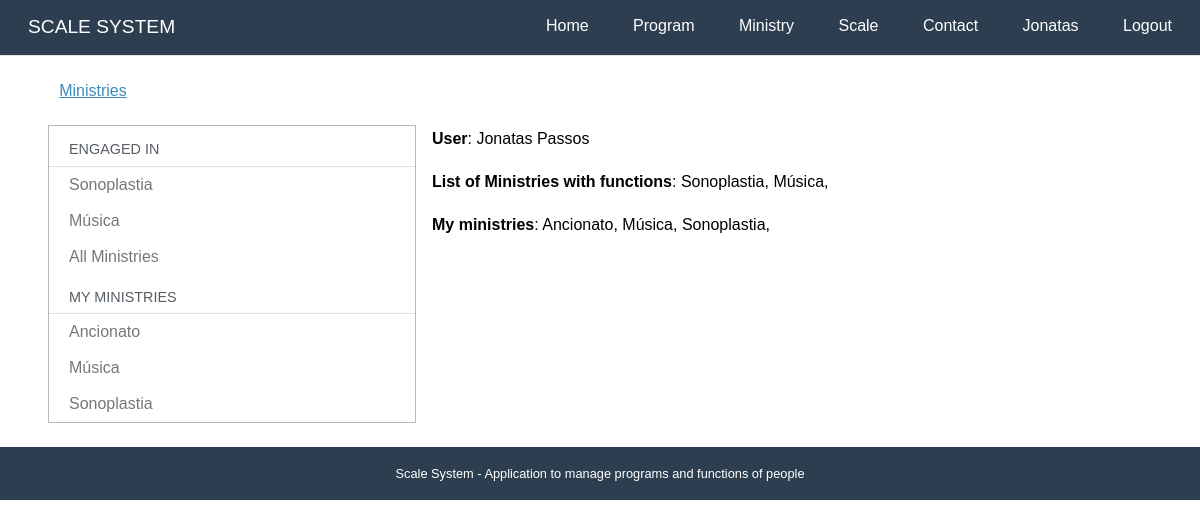
Page /ministries/ (signed in) on the committed database.
### accounts/models.py (models this page shows, shortened)
class User(AbstractBaseUser, PermissionsMixin):
    username = models.CharField(_('User Name'), max_length=30, unique=True,
        validators = [validators.RegexValidator(re.compile('^[\w.@+-]+$'),
            'O nome de usuário não pode conter letras, digitos ou os seguintes caracteres: @/./+/-/+')])
    email = models.EmailField(_('E-mail'), unique=True)
    name = models.CharField(_('Name'), max_length=100, blank=True)
    is_active = models.BooleanField(_('Is Active?'), blank=True, default=True)
    is_staff = models.BooleanField(_('Is Staff?'), blank=True, default=False)
    date_joined = models.DateTimeField(_('Entry date'), auto_now_add = True)
    first_access = models.BooleanField(_('Already logged in?'), blank=True, default=False)
    objects = UserManager()
    USERNAME_FIELD  = 'username'
    REQUIRED_FIELDS = ['email']
    def __str__(self):
        return self.name or self.username
    def get_full_name(self):
        return str(self)
    def get_first_name(self):
        return self.get_full_name().split()[0]
    class Meta:
        verbose_name= 'Usuário'
        verbose_name_plural = 'Usuários'
        ordering = ['username']

### ministries/models.py (models this page shows, shortened)
class Ministry (models.Model):
    name = models.CharField(_("Name"), max_length=50, unique=True)
    slug = models.SlugField(_("Slug"))
    code = models.SlugField(_("Code"), blank=True) # sistema da tesouraria
    created_at = models.DateTimeField(_("Created at"), auto_now_add=True)
    updated_at = models.DateTimeField(_('Updated at'), auto_now=True)
    leader = models.ManyToManyField("accounts.User",blank=True, verbose_name=_("Leadership"))
    objects = MinistryManager()
    def __str__(self):
        return self.name
    class Meta:
        verbose_name = _("Ministry")
        verbose_name_plural = _("Ministries")
        ordering = ['name']

### ministries/views.py (the view)
# urls.py: path('', views.dashboard,  name='dashboard'),
@login_required
def dashboard(request):
    template_name = 'ministries/dashboard.html'
    context = {}
    context['my_engaged'] = utils.my_engaged(request.user)
    context['my_ministries'] = utils.my_ministries(request.user)
    return render(request, template_name, context)

### core/templatetags/call_method.py (called while the page is built)
@register.filter(name='has_group')
def has_group(user, group_name):
    return user.groups.filter(name=group_name).exists()

@register.filter(name='has_ministry')
def has_ministry(user):
    if my_engaged(user) or my_ministries(user):
        return True
    return False

### ministries/utils.py (called while the page is built)
def my_engaged(user):
    def m(x):
        return [x.ministry]
    def r(x,a):
        if x[0] and x[0] not in a:
            a.append(x[0])
        return a
    functions = list(Function.objects.filter(people = user))
    prog = ProgramTime.objects.filter(person = user, program__date__gte = datetime.date.today())
    for pg in prog:
        functions.append(pg.func())
    if functions:
        return reduce(r,map(m,functions))
    else:
        return []

def my_ministries(user):
     return Ministry.objects.filter(leader=user)

### ministries/templates/ministries/dashboard.html (shortened to what this page needs)
{% extends "base.html" %}
{% load i18n %}
{% block content %}
<div class="pure-g-r content-ribbon">
    <div class="pure-u-1">
        <ul class="breadcrumb">
            {% block breadcrumb %}
            <li><a href="{% url 'ministries:dashboard' %}">{% translate "Ministries" %}</a></li>
            {% endblock %}
        </ul>
    </div>
    <div class="pure-u-1-3">
        <div class="pure-menu pure-menu-open">
            <a class="pure-menu-heading">{% translate "Engaged in" %}</a>
            <ul>
                {% if my_engaged %}
                {% for min in my_engaged %}
                <li><a href="{% url 'ministries:description' min.slug %}">{{min}}</a></li>
                {% endfor %}
                {% else %}
                {% translate "You are engaged in no Ministries" %}
                {% endif %}
                <li><a href="{% url 'ministries:all'%}">{% translate "All Ministries" %}</a></li>
                {% if my_ministries %}
                <li class="pure-menu-heading">{% translate "My ministries" %}</li>
                {% for min in my_ministries %}
                <li><a href="{% url 'ministries:description' min.slug %}">{{min}}</a></li>
                {% endfor %}
                {% endif %}
            </ul>
        </div>
    </div>
    <div class="pure-u-2-3">
        <div class="inner">
            {% block dashboard_content %}
            <p><strong>{% translate "User" %}</strong>: {{ user }}</p>
            {% if my_engaged %}
            <p><strong>{% translate 'List of Ministries with functions' %}</strong>:
                {% for min in my_engaged %}
                {{min}},
                {% endfor %}
            </p>
            {% endif %}
            {% if my_ministries %}
            <p><strong>{% translate 'My ministries' %}</strong>:
            {% for min in my_ministries %}
            {{min}},
            {% endfor %}
            {% endif %}
            {% endblock %}
        </div>
    </div>
</div>
{% endblock %}

### core/templates/base.html (shortened to what this page needs)
<!doctype html>
{% load static %}
{% load i18n call_method%}
<html lang="en">
<head>
    <link rel="stylesheet" href="{% static 'core/css/pure-min.css' %}">
    <link rel="stylesheet" href="{% static 'core/css/styles.css' %}" />
</head>
<body>
    <div class="header">
        <div class="home-menu pure-menu pure-menu-open pure-menu-horizontal pure-menu-fixed">
            <a class="pure-menu-heading" href="{% url 'core:home' %}">{% translate "SCALE SYSTEM"%}</a>
            <ul>
                <li class="pure-menu-selected"><a href="{% url 'core:home' %}">{% translate "Home" %}</a></li>
                <li><a href="{% url 'programs:dashboard' %}">{% translate "Program" %}</a></li>
                {% if user.is_authenticated %}
                <li><a href="{% url 'ministries:dashboard' %}">{% translate "Ministry" %}</a></li>
                {% if user|has_ministry %}
                <li><a href="{% url 'scales:dashboard' %}">{% translate "Scale" %}</a></li>
                {% endif %}
                {% endif %}
                <li><a href="{% url 'core:contact' %}">{% translate "Contact" %}</a></li>
                {% if user.is_authenticated %}
                <li><a href="{% url 'accounts:dashboard' %}">{{user.get_first_name}}</a></li>
                <li><a href="{% url 'accounts:logout' %}">{% translate "Logout" %}</a></li>
                {% else %}
                <li><a href="{% url 'accounts:login' %}">{% translate "Login" %}</a></li>
                {% endif %}
            </ul>
        </div>
    </div>
    <div class="content">
        {% block content %}{% endblock %}
        <div class="footer">
            {% translate 'Scale System - Application to manage programs and functions of people' %}
        </div>
    </div>
</body>
</html>

### core/static/core/css/pure-min.css (style rules this page uses)
html { font-size:100%;-ms-text-size-adjust:100%;-webkit-text-size-adjust:100% }
html,button,input,select,textarea { font-family:sans-serif }
body { margin:0 }
b,strong { font-weight:700 }
p,pre { margin:1em 0 }
dl,menu,ol,ul { margin:1em 0 }
menu,ol,ul { padding:0 0 0 40px }
.pure-u-1,.pure-u-1-2,.pure-u-1-3,.pure-u-2-3,.pure-u-1-4,.pure-u-3-4,.pure-u-1-5,.pure-u-2-5,.pure-u-3-5,.pure-u-4-5,.pure-u-1-6,.pure-u-5-6,.pure-u-1-8,.pure-u-3-8,.pure-u-5-8,.pure-u-7-8,.pure-u-1-12,.pure-u-5-12,.pure-u-7-12,.pure-u-11-12,.pure-u-1-24,.pure-u-5-24,.pure-u-7-24,.pure-u-11-24,.pure-u-13-24,.pure-u-17-24,.pure-u-19-24,.pure-u-23-24 { display:inline-block;*display:inline;zoom:1;letter-spacing:normal;word-spacing:normal;vertical-align:top;text-rendering:auto }
.pure-u-1 { width:100% }
.pure-u-1-3 { width:33.3333%;*width:33.3023% }
.pure-u-2-3 { width:66.6667%;*width:66.6357% }
.pure-g-r { letter-spacing:-.31em;*letter-spacing:normal;*word-spacing:-.43em;font-family:FreeSans,Arimo,"Droid Sans",Helvetica,Arial,sans-serif;display:-webkit-flex;-webkit-flex-flow:row wrap;display:-ms-flexbox;-ms-flex-flow:row wrap }
.pure-g-r [class *="pure-u"] { font-family:sans-serif }
.pure-menu ul { position:absolute;visibility:hidden }
.pure-menu.pure-menu-open { visibility:visible;z-index:2;width:100% }
.pure-menu ul { left:-10000px;list-style:none;margin:0;padding:0;top:-10000px;z-index:1 }
.pure-menu>ul { position:relative }
.pure-menu-open>ul { left:0;top:0;visibility:visible }
.pure-menu li { position:relative }
.pure-menu a,.pure-menu .pure-menu-heading { display:block;color:inherit;line-height:1.5em;padding:5px 20px;text-decoration:none;white-space:nowrap }
.pure-menu.pure-menu-horizontal>.pure-menu-heading { display:inline-block;*display:inline;zoom:1;margin:0;vertical-align:middle }
.pure-menu.pure-menu-horizontal>ul { display:inline-block;*display:inline;zoom:1;vertical-align:middle;height:2.4em }
.pure-menu li a { padding:5px 20px }
.pure-menu-fixed { position:fixed;top:0;left:0;width:100% }
.pure-menu-horizontal li { display:inline-block;*display:inline;zoom:1;vertical-align:middle }
.pure-menu.pure-menu-open,.pure-menu.pure-menu-horizontal li .pure-menu-children { background:#fff;border:1px solid #b7b7b7 }
.pure-menu.pure-menu-horizontal,.pure-menu.pure-menu-horizontal .pure-menu-heading { border:0 }
.pure-menu a { border:1px solid transparent;border-left:0;border-right:0 }
.pure-menu a,.pure-menu .pure-menu-can-have-children>li:after { color:#777 }
.pure-menu .pure-menu-heading { color:#565d64;text-transform:uppercase;font-size:90%;margin-top:.5em;border-bottom-width:1px;border-bottom-style:solid;border-bottom-color:#dfdfdf }
.pure-menu .pure-menu-selected a { color:#000 }
.pure-menu.pure-menu-open.pure-menu-fixed { border:0;border-bottom:1px solid #b7b7b7 }

### core/static/core/css/styles.css (style rules this page uses)
* { -webkit-box-sizing: border-box; -moz-box-sizing: border-box; box-sizing: border-box; }
body { margin: 0 auto; line-height: 1.7em; }
a { color: #3b8bba; }
.content { padding-top: 2em; }
.header { margin: 0 0; }
.header .pure-menu { padding: 0.5em; background-color: #2d3e50; }
.header .pure-menu a { color: #fff; }
.header .pure-menu-heading { float: left; }
.header ul { float: right; }
.home-menu { padding: 0.5em; text-align: left; box-shadow: 0 1px 1px rgba(0,0,0, 0.10); }
.home-menu.pure-menu-open { background: #2d3e50; }
.pure-menu.pure-menu-open.pure-menu-fixed { border-bottom: none; z-index: 4; }
.home-menu .pure-menu-heading { color: white; font-weight: 400; font-size: 120%; }
.home-menu .pure-menu-selected a { color: white; }
.home-menu a { color: #6FBEF3; }
.content .content-ribbon { margin: 1.5em 3em; }
.footer { background: #2d3e50; color: #fff; text-align: center; padding: 1em; font-size: 80%; }
.inner { padding: 0em 1em; }
.inner p { margin-top: 0; }
ul.breadcrumb { padding: 0; }
ul.breadcrumb li { display: inline-block; }
ul.breadcrumb li a { display: inline-block; padding: 0.3em 0.7em; }

### rows in the picture
User: get_first_name "Jonatas", name "Jonatas Passos"
Ministry: name "Sonoplastia"
Ministry: name "Música"
Ministry: name "Ancionato"
